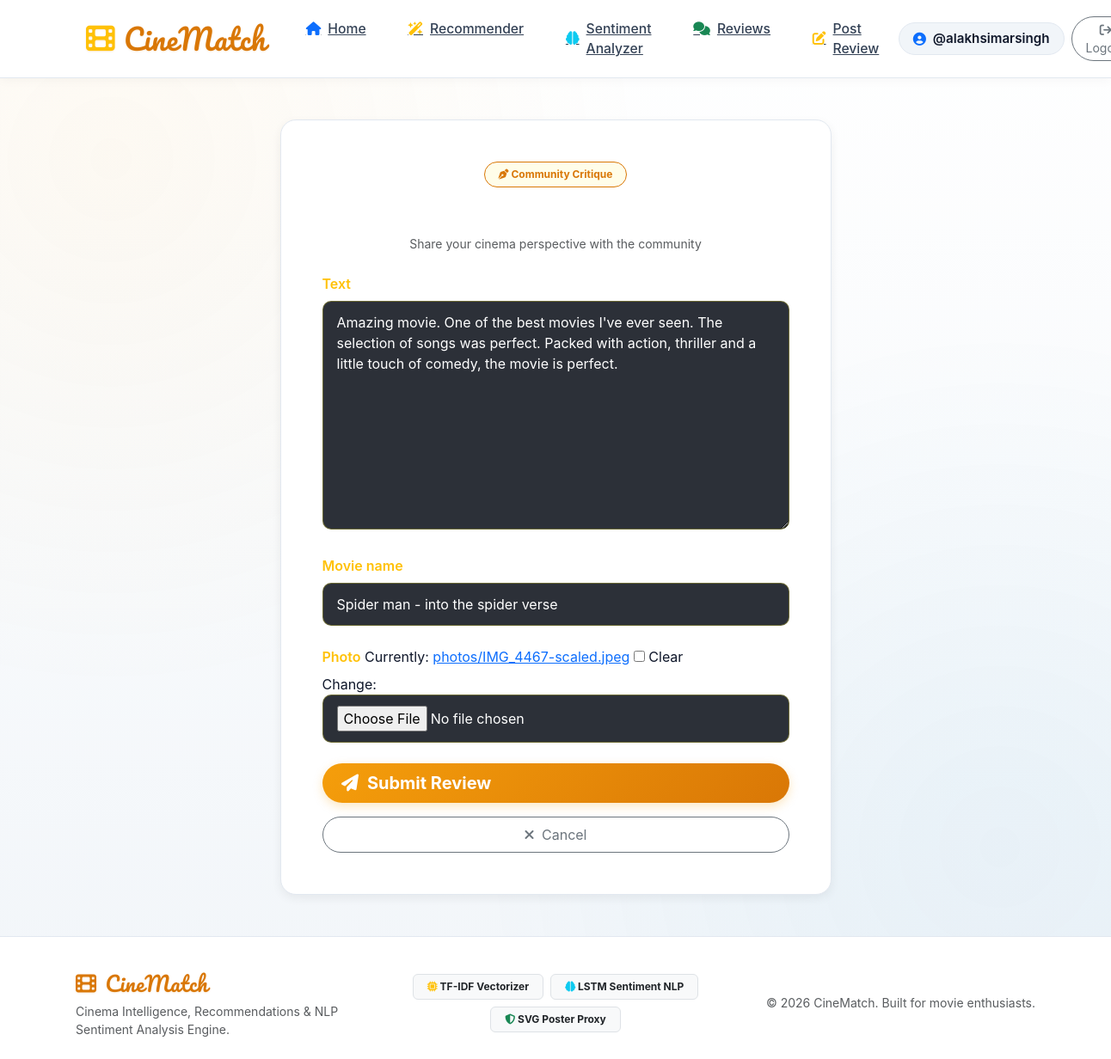
Screenshot of /review/6/edit/ (signed in) with the database file from the repository.
### review/models.py (models this page shows, shortened)
class Review(models.Model):
    user = models.ForeignKey(User, on_delete=models.CASCADE)
    text = models.TextField(max_length=400)
    movie_name = models.CharField(max_length=100,default='Empty')
    photo = models.ImageField(upload_to='photos/',blank=True,null=True)
    created_at = models.DateField(auto_now_add=True)
    updated_at = models.DateTimeField(auto_now=True)

### review/views.py (the view)
# urls.py: path('<int:review_id>/edit/', views.review_edit, name='review_edit'),
@login_required
def review_edit(request, review_id):
    review = get_object_or_404(Review, pk=review_id, user=request.user)
    if request.method == 'POST':
        form = ReviewForm(request.POST, request.FILES, instance=review)
        if form.is_valid():
            review = form.save(commit=False)
            review.user = request.user
            review.save()
            return redirect('review_list')
    else:
        form = ReviewForm(instance=review)
    return render(request, 'review_form.html', {'form': form, 'is_edit': True})

### review/forms.py
class ReviewForm(forms.ModelForm):
    class Meta:
        model = Review
        fields = ['text', 'movie_name','photo']

### review/templates/review_form.html (shortened to what this page needs)
{% extends "layout.html" %}
{% load static %}
{% block content %}
<div class="container py-5">
    <div class="row justify-content-center">
        <div class="col-lg-7 col-md-9">
            <div class="glass-form-card p-4 p-md-5">
                <div class="text-center mb-4">
                    <span class="badge px-3 py-2 rounded-pill mb-2" style="background: rgba(255, 237, 40, 0.1); border: 1px solid var(--primary-glow); color: var(--primary-glow);">
                        <i class="fas fa-pen-nib"></i> Community Critique
                    </span>
                    <h2 class="fw-bold text-white">
                    </h2>
                    <p class="text-muted small">Share your cinema perspective with the community</p>
                </div>
                <form method="post" enctype="multipart/form-data">
                    {% for field in form %}
                    <div class="mb-4">
                        <label class="form-label text-warning fw-semibold mb-2">{{ field.label }}</label>
                        {{ field }}
                    </div>
                    {% endfor %}
                    <div class="d-grid gap-2 mt-4">
                        <button type="submit" class="btn-neon-primary py-2 fs-5">
                            <i class="fas fa-paper-plane me-1"></i> Submit Review
                        </button>
                        <a href="{% url 'review_list' %}" class="btn btn-outline-secondary rounded-pill py-2 mt-2">
                            <i class="fas fa-xmark me-1"></i> Cancel
                        </a>
                    </div>
                </form>
            </div>
        </div>
    </div>
</div>
{% endblock %}

### templates/layout.html (shortened to what this page needs)
{% load static %}
<!DOCTYPE html>
<html lang="en">
<head>
    <link href="https://cdn.jsdelivr.net/npm/bootstrap@5.3.3/dist/css/bootstrap.min.css" rel="stylesheet">
    <link rel="stylesheet" href="https://cdnjs.cloudflare.com/ajax/libs/font-awesome/6.5.1/css/all.min.css">
    <link rel="stylesheet" href="{% static 'css/style.css' %}">
</head>
<body>
    <nav class="navbar navbar-expand-lg navbar-cinematch">
        <div class="container px-lg-4">
            <a class="brand-logo" href="{% url 'home' %}">
                <i class="fas fa-film text-warning"></i> CineMatch
            </a>
            <div class="collapse navbar-collapse" id="navbarContent">
                <ul class="navbar-nav me-auto mb-2 mb-lg-0 ms-lg-4 gap-1">
                    <li class="nav-item">
                        <a class="nav-link-custom {% if request.resolver_match.url_name == 'home' %}active{% endif %}" href="{% url 'home' %}">
                            <i class="fas fa-house text-primary"></i> Home
                        </a>
                    </li>
                    <li class="nav-item">
                        <a class="nav-link-custom {% if request.resolver_match.url_name == 'recommender' %}active{% endif %}" href="{% url 'recommender' %}">
                            <i class="fas fa-wand-magic-sparkles text-warning"></i> Recommender
                        </a>
                    </li>
                    <li class="nav-item">
                        <a class="nav-link-custom {% if request.resolver_match.url_name == 'sentiment_tool' %}active{% endif %}" href="{% url 'sentiment_tool' %}">
                            <i class="fas fa-brain text-info"></i> Sentiment Analyzer
                        </a>
                    </li>
                    <li class="nav-item">
                        <a class="nav-link-custom {% if request.resolver_match.url_name == 'review_list' %}active{% endif %}" href="{% url 'review_list' %}">
                            <i class="fas fa-comments text-success"></i> Reviews
                        </a>
                    </li>
                    <li class="nav-item">
                        <a class="nav-link-custom {% if request.resolver_match.url_name == 'review_create' %}active{% endif %}" href="{% url 'review_create' %}">
                            <i class="fas fa-pen-to-square text-warning"></i> Post Review
                        </a>
                    </li>
                </ul>
                <div class="d-flex align-items-center gap-2">
                    {% if user.is_authenticated %}
                        <span class="user-pill">
                            <i class="fas fa-circle-user text-primary"></i> @{{ user.username }}
                        </span>
                        <form method="post" action="{% url 'logout' %}" class="d-inline m-0">
                            <button type="submit" class="btn btn-sm btn-outline-secondary rounded-pill px-3 py-1">
                                <i class="fas fa-arrow-right-from-bracket"></i> Logout
                            </button>
                        </form>
                    {% endif %}
                </div>
            </div>
        </div>
    </nav>
    <main class="flex-grow-1">
        {% block content %}
        {% endblock %}
    </main>
    <footer>
        <div class="container text-center">
            <div class="row align-items-center gy-3">
                <div class="col-md-4 text-md-start">
                    <span class="brand-logo fs-4 text-warning"><i class="fas fa-film"></i> CineMatch</span>
                    <p class="small text-muted mt-1 mb-0">Cinema Intelligence, Recommendations & NLP Sentiment Analysis Engine.</p>
                </div>
                <div class="col-md-4">
                    <div class="d-flex justify-content-center gap-2 flex-wrap">
                        <a href="{% url 'recommender' %}" class="badge bg-light border text-dark px-3 py-2 text-decoration-none"><i class="fas fa-microchip text-warning"></i> TF-IDF Vectorizer</a>
                        <a href="{% url 'sentiment_tool' %}" class="badge bg-light border text-dark px-3 py-2 text-decoration-none"><i class="fas fa-brain text-info"></i> LSTM Sentiment NLP</a>
                        <span class="badge bg-light border text-dark px-3 py-2"><i class="fas fa-shield-halved text-success"></i> SVG Poster Proxy</span>
                    </div>
                </div>
                <div class="col-md-4 text-md-end">
                    <p class="small text-muted mb-0">&copy; 2026 CineMatch. Built for movie enthusiasts.</p>
                </div>
            </div>
        </div>
    </footer>
</body>
</html>

### static/css/style.css (style rules this page uses)
:root { --primary-accent: #f59e0b; --primary-glow: #d97706; --cyan-accent: #0284c7; --green-accent: #059669; --bg-main: #f8fafc; --bg-card: #ffffff; --border-light: #e2e8f0; --text-dark: #0f172a; --text-body: #334155; --text-muted: #64748b; --shadow-sm: 0 1px 3px rgba(0, 0, 0, 0.05); --shadow-md: 0 4px 12px rgba(0, 0, 0, 0.06); --shadow-lg: 0 10px 25px rgba(0, 0, 0, 0.08); }
body { background-color: var(--bg-main); background-image: radial-gradient(circle at 10% 15%, rgba(245, 158, 11, 0.05) 0%, transparent 40%), radial-gradient(circle at 90% 80%, rgba(2, 132, 199, 0.05) 0%, transparent 40%), linear-gradient(180deg, #ffffff 0%, #f1f5f9 100%); color: var(--text-dark); font-family: 'Poppins', -apple-system, BlinkMacSystemFont, 'Segoe UI', Roboto, sans-serif; min-height: 100vh; display: flex; flex-direction: column; }
.navbar-cinematch { background: rgba(255, 255, 255, 0.94); backdrop-filter: blur(14px); -webkit-backdrop-filter: blur(14px); border-bottom: 1px solid var(--border-light); box-shadow: 0 2px 12px rgba(0, 0, 0, 0.04); padding: 0.85rem 2rem; position: sticky; top: 0; z-index: 1030; }
.brand-logo { font-family: 'Pacifico', cursive; font-size: 2.1rem; color: #d97706 !important; text-shadow: 0 1px 2px rgba(217, 119, 6, 0.15); letter-spacing: 0.5px; text-decoration: none; display: flex; align-items: center; gap: 10px; }
.nav-link-custom { color: var(--text-body) !important; font-weight: 500; font-size: 0.98rem; margin: 0 0.4rem; padding: 0.5rem 1rem !important; border-radius: 8px; transition: all 0.2s ease; display: flex; align-items: center; gap: 8px; }
.btn-neon-primary { background: linear-gradient(135deg, #f59e0b 0%, #d97706 100%); color: #ffffff !important; font-weight: 700; padding: 0.5rem 1.4rem; border-radius: 25px; border: none; transition: all 0.2s ease; box-shadow: 0 4px 12px rgba(245, 158, 11, 0.25); text-decoration: none; display: inline-flex; align-items: center; gap: 6px; }
.user-pill { background: #f1f5f9; border: 1px solid var(--border-light); color: var(--text-dark); padding: 0.4rem 1rem; border-radius: 20px; font-size: 0.95rem; font-weight: 600; display: inline-flex; align-items: center; gap: 8px; }
.glass-form-card { background: #ffffff; border: 1px solid var(--border-light); border-radius: 18px; padding: 2.25rem; box-shadow: var(--shadow-md); }
footer { margin-top: auto; border-top: 1px solid var(--border-light); background: #ffffff; padding: 2.25rem 0 1.5rem; color: var(--text-muted); }

### review/templates/review_form.html (style rules this page uses)
.glass-form-card input[type="text"], .glass-form-card input[type="email"], .glass-form-card input[type="password"], .glass-form-card input[type="file"], .glass-form-card textarea, .glass-form-card select { background: rgba(8, 12, 22, 0.85) !important; border: 1px solid rgba(255, 237, 40, 0.3) !important; color: #fff !important; border-radius: 10px !important; padding: 0.75rem 1rem !important; width: 100% !important; font-size: 1rem !important; transition: all 0.3s ease !important; }

### rows the page displays
Review: form "Amazing movie. One of the best movies I've ever seen. The selection of songs was perfect. Packed with action, thriller and a little touch of comedy, the movie is perfect." "Spider man - into the spider verse"

### other values shown
{{ user.username }} "alakhsimarsingh"
{{ field.label }} "Text" "Movie name" "Photo"
